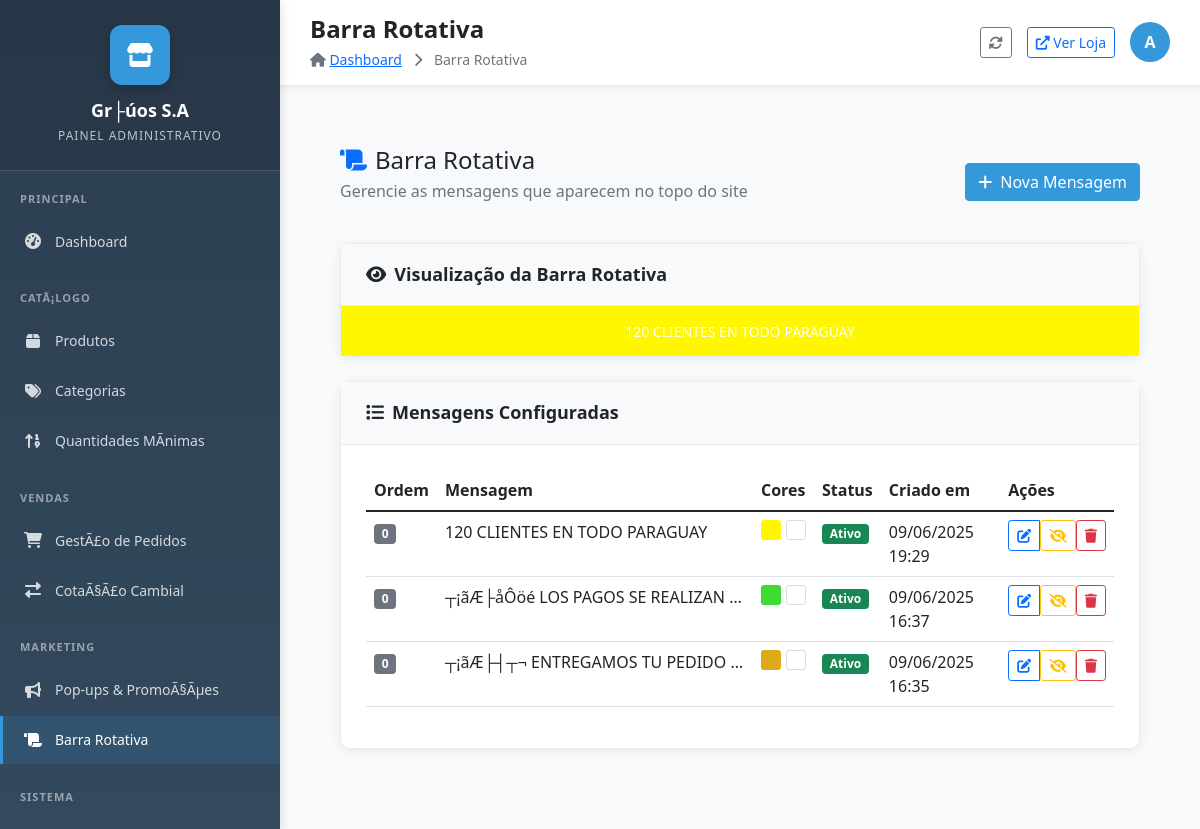
Page /admin/barra_rotativa.php (signed in) on the committed database.
### tables this page shows
CREATE TABLE `store_settings` (
  `id` int(11) NOT NULL AUTO_INCREMENT,
  `store_name` varchar(255) NOT NULL,
  `store_description` text DEFAULT NULL,
  `whatsapp_number` varchar(50) DEFAULT NULL,
  `shipping_rate` decimal(10,2) NOT NULL DEFAULT 1500.00,
  `address` text DEFAULT NULL,
  `business_hours` text DEFAULT NULL,
  `logo_url` varchar(255) DEFAULT NULL,
  `social_facebook` varchar(255) DEFAULT NULL,
  `social_instagram` varchar(255) DEFAULT NULL,
  `social_twitter` varchar(255) DEFAULT NULL,
  `updated_at` timestamp NOT NULL DEFAULT current_timestamp() ON UPDATE current_timestamp(),
  `contact_seller_text` varchar(255) DEFAULT 'Consultar con el vendedor' COMMENT 'Texto em espanhol para produtos sem pre├ºo',
  `default_min_quantity` int(11) DEFAULT 10 COMMENT 'Quantidade m├¡nima padr├úo para novos produtos',
  `hide_retail_price` tinyint(1) DEFAULT 0 COMMENT 'Se 1, remove pre├ºo de varejo do sistema',
  `enable_shipping` tinyint(1) DEFAULT 1 COMMENT 'Se 1 calcula frete, se 0 n├úo mostra frete',
  `shipping_control_text` varchar(255) DEFAULT 'Frete calculado automaticamente' COMMENT 'Texto explicativo para o frete',
  `enable_global_minimums` tinyint(1) DEFAULT 1 COMMENT 'Se 1 respeita m├¡nimos dos produtos, se 0 ignora todos os m├¡nimos',
  `minimum_explanation_text` varchar(255) DEFAULT 'Vendemos somente no m├¡nimo especificado' COMMENT 'Texto explicativo para m├¡nimos',
  PRIMARY KEY (`id`),
  KEY `idx_store_shipping_enabled` (`enable_shipping`),
  KEY `idx_store_minimums_enabled` (`enable_global_minimums`)
);

CREATE TABLE `rotating_banner` (
  `id` int(11) NOT NULL AUTO_INCREMENT,
  `message` text NOT NULL,
  `background_color` varchar(10) DEFAULT '#27AE60',
  `text_color` varchar(10) DEFAULT '#FFFFFF',
  `is_active` tinyint(1) DEFAULT 1,
  `sort_order` int(11) DEFAULT 0,
  `created_at` timestamp NOT NULL DEFAULT current_timestamp(),
  `updated_at` timestamp NOT NULL DEFAULT current_timestamp() ON UPDATE current_timestamp(),
  PRIMARY KEY (`id`)
);

### admin/barra_rotativa.php (the view, shortened to what the rows shown need)
<?php
require_once '../includes/db_connect.php';
$create_table = "CREATE TABLE IF NOT EXISTS rotating_banner (
    id INT AUTO_INCREMENT PRIMARY KEY,
    message TEXT NOT NULL,
    background_color VARCHAR(10) DEFAULT '#27AE60',
    text_color VARCHAR(10) DEFAULT '#FFFFFF',
    is_active BOOLEAN DEFAULT 1,
    sort_order INT DEFAULT 0,
    created_at TIMESTAMP DEFAULT CURRENT_TIMESTAMP,
    updated_at TIMESTAMP DEFAULT CURRENT_TIMESTAMP ON UPDATE CURRENT_TIMESTAMP
)";
$conn->query($create_table);
$result = $conn->query("SELECT * FROM rotating_banner ORDER BY sort_order ASC, created_at DESC");
$banners = $result->fetch_all(MYSQLI_ASSOC);
include 'includes/admin_layout.php';
?>
<div class="admin-content">
    <div class="admin-card mb-4">
                <div class="card-body p-0">
                    <?php if (count($banners) > 0): ?>
                        <div id="banner-preview" style="position: relative; overflow: hidden; height: 50px;">
                            <?php foreach ($banners as $index => $banner): ?>
                                <?php if ($banner['is_active']): ?>
                                    <div class="preview-banner"
                                         style="position: absolute; width: 100%; height: 100%;
                                                background-color: <?php echo htmlspecialchars($banner['background_color']); ?>;
                                                color: <?php echo htmlspecialchars($banner['text_color']); ?>;
                                                display: flex; align-items: center; justify-content: center;
                                                font-weight: 500; font-size: 14px;
                                                <?php echo $index === 0 ? 'opacity: 1;' : 'opacity: 0;'; ?>">
                                        <?php echo htmlspecialchars($banner['message']); ?>
                                    </div>
                                <?php endif; ?>
                            <?php endforeach; ?>
                        </div>
                    <?php endif; ?>
                </div>
            </div>
    <div class="admin-card">
                <div class="card-body">
                    <?php if (count($banners) > 0): ?>
                        <div class="table-responsive">
                            <table class="table table-hover">
                                <thead>
                                    <tr>
                                        <th>Ordem</th>
                                        <th>Mensagem</th>
                                        <th>Cores</th>
                                        <th>Status</th>
                                        <th>Criado em</th>
                                        <th>Ações</th>
                                    </tr>
                                </thead>
                                <tbody>
                                    <?php foreach ($banners as $banner): ?>
                                        <tr>
                                            <td>
                                                <span class="badge bg-secondary"><?php echo $banner['sort_order']; ?></span>
                                            </td>
                                            <td>
                                                <div style="max-width: 300px; overflow: hidden; text-overflow: ellipsis; white-space: nowrap;">
                                                    <?php echo htmlspecialchars($banner['message']); ?>
                                                </div>
                                            </td>
                                            <td>
                                                <div class="d-flex align-items-center">
                                                    <div style="width: 20px; height: 20px; background-color: <?php echo $banner['background_color']; ?>; border-radius: 3px; margin-right: 5px;"></div>
                                                    <div style="width: 20px; height: 20px; background-color: <?php echo $banner['text_color']; ?>; border-radius: 3px; border: 1px solid #ddd;"></div>
                                                </div>
                                            </td>
                                            <td>
                                                <?php if ($banner['is_active']): ?>
                                                    <span class="badge bg-success">Ativo</span>
                                                <?php else: ?>
                                                    <span class="badge bg-secondary">Inativo</span>
                                                <?php endif; ?>
                                            </td>
                                            <td>
                                                <?php echo date('d/m/Y H:i', strtotime($banner['created_at'])); ?>
                                            </td>
                                            <td>
                                                <div class="btn-group" role="group">
                                                    <button type="button" class="btn btn-sm btn-outline-primary edit-banner"
                                                            data-id="<?php echo $banner['id']; ?>"
                                                            data-message="<?php echo htmlspecialchars($banner['message']); ?>"
                                                            data-bg-color="<?php echo $banner['background_color']; ?>"
                                                            data-text-color="<?php echo $banner['text_color']; ?>"
                                                            data-active="<?php echo $banner['is_active']; ?>"
                                                            data-order="<?php echo $banner['sort_order']; ?>">
                                                        <i class="fas fa-edit"></i>
                                                    </button>
                                                    <form method="POST" style="display: inline;">
                                                        <button type="submit" class="btn btn-sm btn-outline-warning">
                                                            <i class="fas fa-<?php echo $banner['is_active'] ? 'eye-slash' : 'eye'; ?>"></i>
                                                        </button>
                                                    </form>
                                                    <form method="POST" style="display: inline;"
                                                          onsubmit="return confirm('Tem certeza que deseja excluir esta mensagem?')">
                                                        <button type="submit" class="btn btn-sm btn-outline-danger">
                                                            <i class="fas fa-trash"></i>
                                                        </button>
                                                    </form>
                                                </div>
                                            </td>
                                        </tr>
                                    <?php endforeach; ?>
                                </tbody>
                            </table>
                        </div>
                    <?php endif; ?>
                </div>
            </div>
</div>
<?php
include 'includes/footer.php';
?>

### admin/includes/admin_layout.php (shortened to what the rows shown need)
<?php
if (!isset($store)) {
    require_once '../includes/db_connect.php';
    $store_query = "SELECT * FROM store_settings WHERE id = 1";
    $store_result = $conn->query($store_query);
    $store = $store_result->fetch_assoc();
}
$current_page = basename($_SERVER['PHP_SELF']);
$page_title = 'Painel Administrativo';
$page_titles = [
    'dashboard.php' => 'Dashboard',
    'produtos.php' => 'GestÃ£o de Produtos',
    'produto_adicionar.php' => 'Adicionar Produto',
    'produto_editar.php' => 'Editar Produto',
    'categorias.php' => 'GestÃ£o de Categorias',
    'categoria_adicionar.php' => 'Adicionar Categoria',
    'categoria_editar.php' => 'Editar Categoria',
    'pedidos.php' => 'GestÃ£o de Pedidos',
    'pedidos_melhorado.php' => 'GestÃ£o AvanÃ§ada de Pedidos',
    'pedido_detalhes.php' => 'Detalhes do Pedido',
    'cotacao.php' => 'GestÃ£o de CotaÃ§Ã£o',
    'configuracoes.php' => 'ConfiguraÃ§Ãµes da Loja',
    'perfil.php' => 'Perfil do Administrador',
    'popup_manager.php' => 'GestÃ£o de Pop-ups',
    'barra_rotativa.php' => 'Barra Rotativa',
    'gestao_quantidades_minimas.php' => 'GestÃ£o de Quantidades MÃ­nimas'
];
if (isset($page_titles[$current_page])) {
    $page_title = $page_titles[$current_page];
}
?>
<!DOCTYPE html>
<html lang="pt-BR">
<head>
    <link href="https://cdn.jsdelivr.net/npm/bootstrap@5.1.3/dist/css/bootstrap.min.css" rel="stylesheet">
    <link rel="stylesheet" href="https://cdnjs.cloudflare.com/ajax/libs/font-awesome/6.0.0/css/all.min.css">
</head>
<body>
    <nav class="admin-sidebar">
        <div class="sidebar-brand">
            <div class="brand-logo">
                <i class="fas fa-store"></i>
            </div>
            <h1 class="brand-name"><?php echo htmlspecialchars($store['store_name']); ?></h1>
            <p class="brand-subtitle">Painel Administrativo</p>
        </div>
    </nav>
    <main class="admin-main">
        <header class="admin-header">
            <div class="header-content">
                <div class="page-header">
                    <h1 class="page-title"><?php echo $page_title; ?></h1>
                </div>
            </div>
        </header>
        <div class="admin-content">

### rows in the picture
store_settings: store_name "Gr├úos S.A"
rotating_banner: message "120 CLIENTES EN TODO PARAGUAY", sort_order "0", is_active "Ativo", created_at "09/06/2025 19:29"
rotating_banner: sort_order "0", message "┬¡ãÆ├åÔöé LOS PAGOS SE REALIZAN…", is_active "Ativo", created_at "09/06/2025 16:37"
rotating_banner: sort_order "0", message "┬¡ãÆ├┤┬¬ ENTREGAMOS TU PEDIDO…", is_active "Ativo", created_at "09/06/2025 16:35"

### other values in the picture
$page_title "Barra Rotativa"
substr($_SESSION['admin_user'] ?? 'A', 0, 1) "A"
